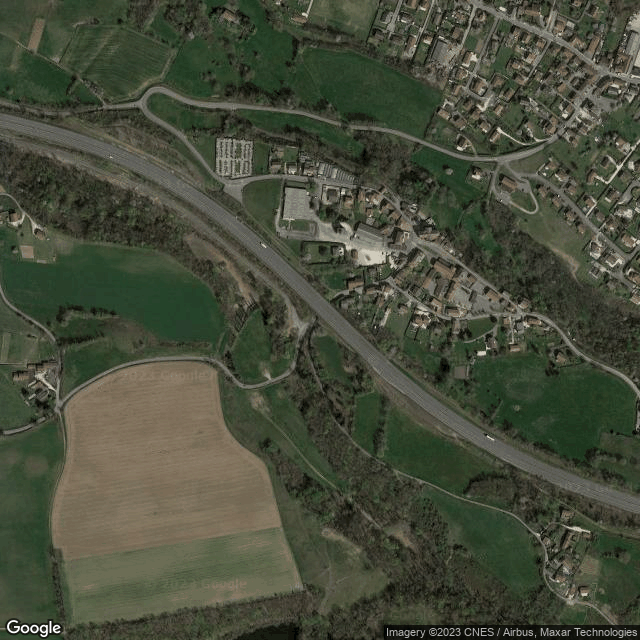
#> input picture image_satellite.png, 640 x 640 px, found by its file name
$ python improve_images.py
#> lines starting #> are read from the running program, lines starting #| are printed output that depends on the picture
from PIL import ImageEnhance
from PIL import Image

def increase_brightness(image_path, factor=1.5):
    # Open the image
#> called with image_path = 'image_satellite.png', factor = 1.5
    image = Image.open(image_path)
#> image is the input picture: PIL image 640x640 P; mean R, G, B 71.2, 76, 58.9

    # Convert the image to RGB mode
    image = image.convert("RGB")

    # Create a brightness enhancement object
    enhancer = ImageEnhance.Brightness(image)

    # Increase the brightness of the image
    enhanced_image = enhancer.enhance(factor)
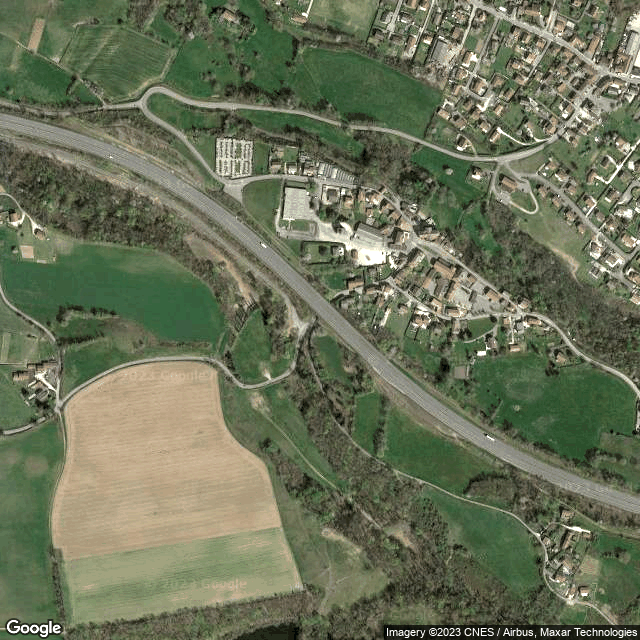
#> enhanced_image: PIL image 640x640 RGB; mean R, G, B 106.2, 113.6, 87.8

    # Save the enhanced image
    enhanced_image.save("bright_images/" + image_path.split("/")[-1])


if __name__ == "__main__":
    increase_brightness("image_satellite.png")
